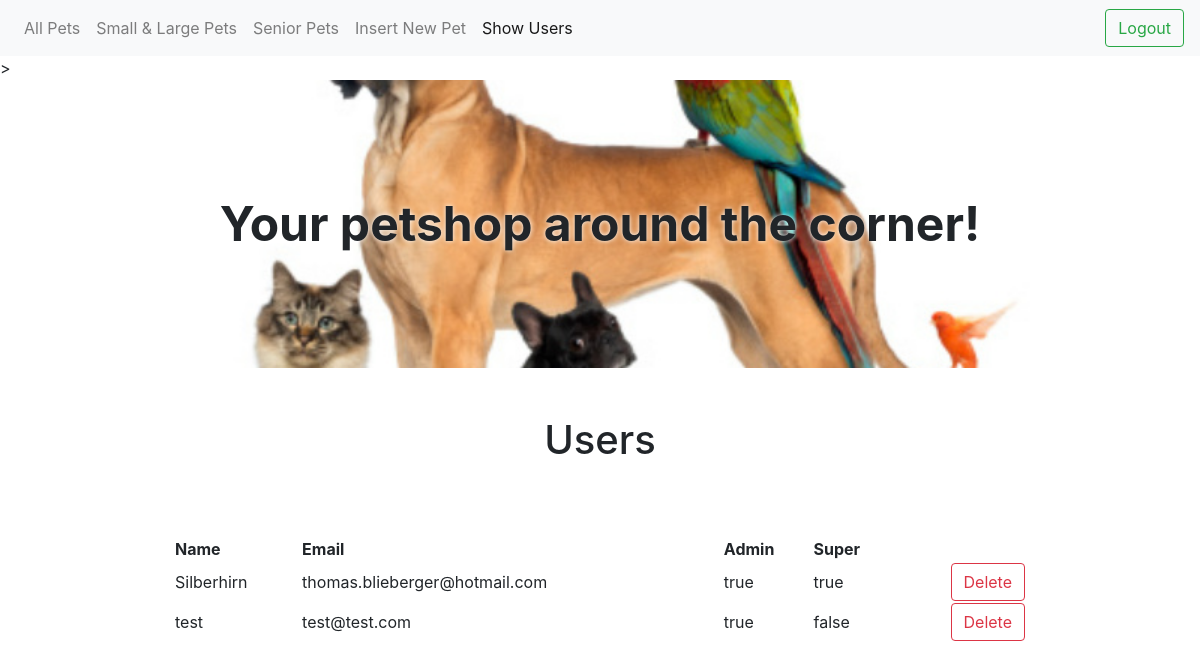
Page /crud/users.php (signed in) on the committed database.
### tables this page shows
CREATE TABLE `users` (
  `userId` int(11) NOT NULL,
  `userName` varchar(30) NOT NULL,
  `userEmail` varchar(60) NOT NULL,
  `userPass` varchar(255) NOT NULL,
  `admin` enum('true','false') DEFAULT NULL,
  `super` enum('true','false') DEFAULT NULL
);

### crud/users.php (the view, shortened to what this page needs)
<?php ob_start();
require_once 'actions/db_connect.php';
$res=mysqli_query($connect, "SELECT * FROM users WHERE userId=".$_SESSION['admin']);
$userRow=mysqli_fetch_array($res, MYSQLI_ASSOC); ?>
<!DOCTYPE html>
<html>
<head>
<link rel="stylesheet" href="https://stackpath.bootstrapcdn.com/bootstrap/4.3.1/css/bootstrap.min.css">
<link rel="stylesheet" type="text/css" href="../CSS/index.css">
</head>
<body>
<nav class="navbar navbar-expand-lg navbar-light bg-light">
  <div class="collapse navbar-collapse" id="navbarSupportedContent">
    <ul class="navbar-nav mr-auto">
      <li class="nav-item">
        <a class="nav-link" href="index_admin.php">All Pets<span class="sr-only">(current)</span></a>
      </li>
      <li class="nav-item">
        <a class="nav-link" href="general_admin.php">Small & Large Pets</a>
      </li>
      <li class="nav-item">
        <a class="nav-link" href="senior_admin.php">Senior Pets</a>
      </li>
      <li class="nav-item">
        <a class="nav-link" href="create.php">Insert New Pet</a>
      </li>
       <?php if ($userRow['super']=="true"){
      echo "<li class='nav-item active'>
        <a class='nav-link' href='users.php'>Show Users</a>
      </li>";}
        ?>
    </ul>
          <a  href="logout.php?logout"><button class="btn btn-outline-success my-2 my-sm-0" type="submit">Logout</button></a>
  </div>
</nav>>
<div class="hero d-flex justify-content-center w-100"><p class="m-auto"><b>Your petshop around the corner!</b></p></div>
<h1 class="w-100 my-5 text-center">Users</h1>
<div class="p-4 box w-75 mx-auto my-5">
                <table class="w-100">
                    <tr>
                      <td><b>Name</b></td>
                      <td><b>Email</b></td>
                      <td><b>Admin</b></td>
                      <td><b>Super</b></td>
                      <td></td>
                    </tr>
  <?php
           $sql = "select * from users";
           $result = $connect->query($sql);
            if($result->num_rows > 0) {
                while($row = $result->fetch_assoc()) {
                   echo "<tr>
                   <form action='actions/user_delete.php'  method='post'>
                      <td>".$row['userName']."</a></td>
                      <td>".$row['userEmail']."</td>
                      <td>".$row['admin']."</td>
                      <td>".$row['super']."</td>
                      <td class='text-right'><input type= 'hidden' name= 'id' value= '".$row['userId']."' /><button type='submit' class='btn btn-outline-danger'>Delete</button></a></td>
                      </form>
                    </tr>";
                  }
                }
  ?>
</table>
</div>
</body>
</html>

### CSS/index.css (style rules this page uses)
.hero { background-image: url("../img/hero.jpg"); background-position: center; background-size: cover; height: 6em; font-size: 3em; text-shadow: 0 0 5px white; }
table tr td { margin: auto; }
a { color: black; text-decoration: none; }

### rows in the picture
users: userName "Silberhirn", userEmail "thomas.blieberger@hotmail.com", admin "true", super "true"
users: userName "test", userEmail "test@test.com", admin "true", super "false"
